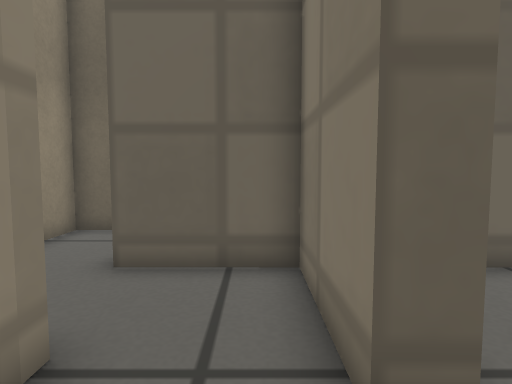
View 1 (above)

19 first-person views from a walk through a robot-simulator world made for Gazebo. The camera is 0.35 m above the floor, tilts 4° down and sees 80° across. The floor is counted in squares, 0.2 m on a side. Each view is taken from the middle of a square. On the plan, view 1 faces up. The plan holds only what a view shows up to about 16 squares ahead; the rest is blank. Simple patterns stand in for the simulator's built-in surfaces.

View 2
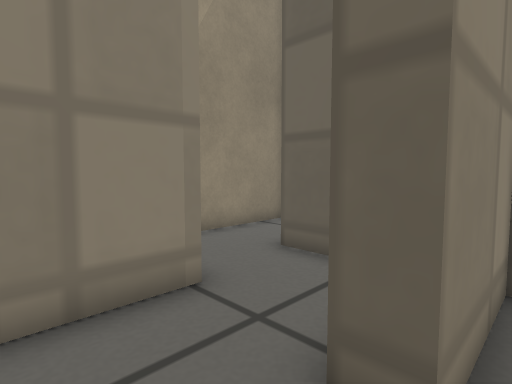

View 3
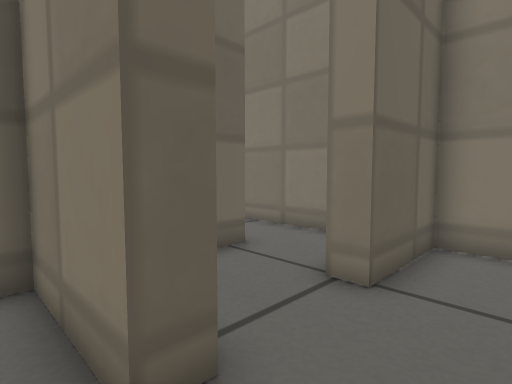

View 4
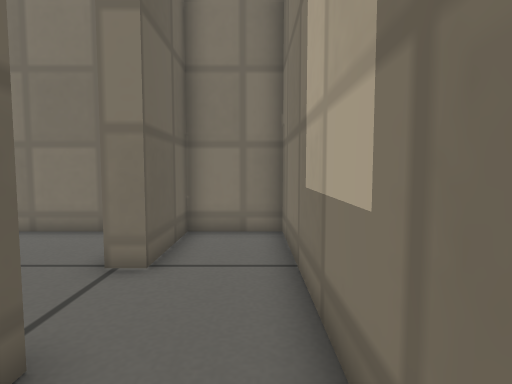

View 5
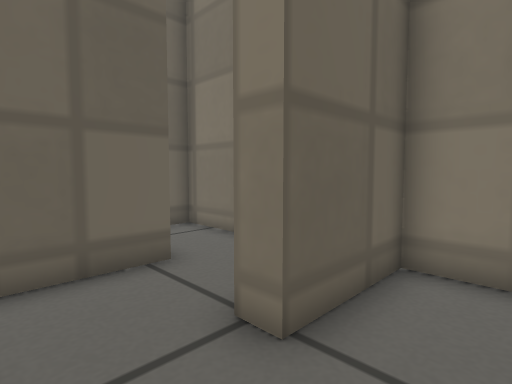

View 6
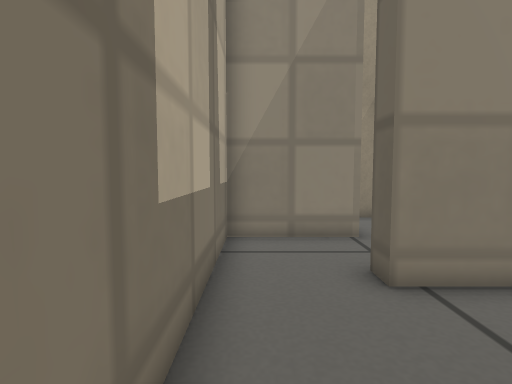

View 7
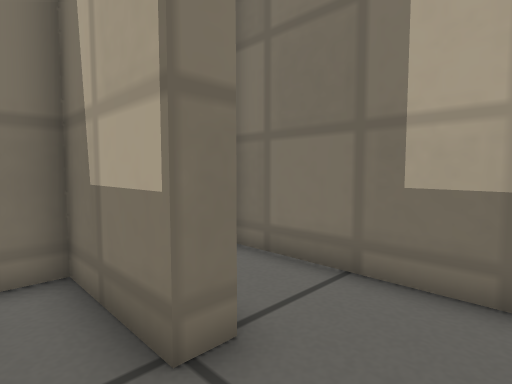

View 8
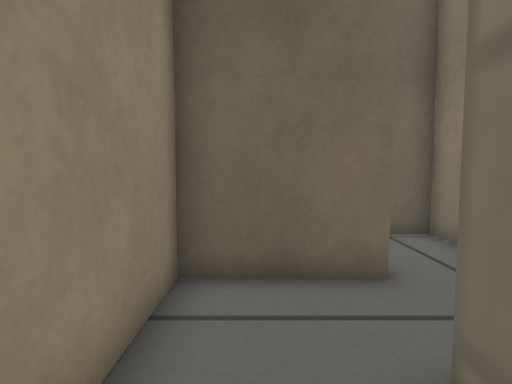

View 9
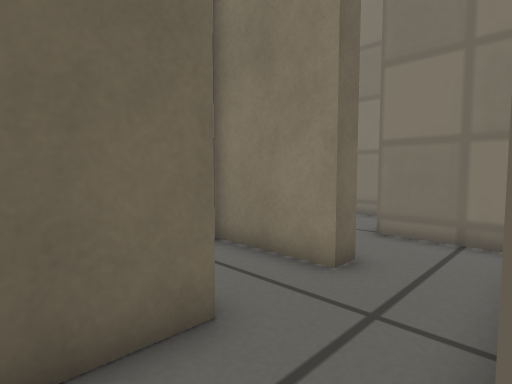

View 10
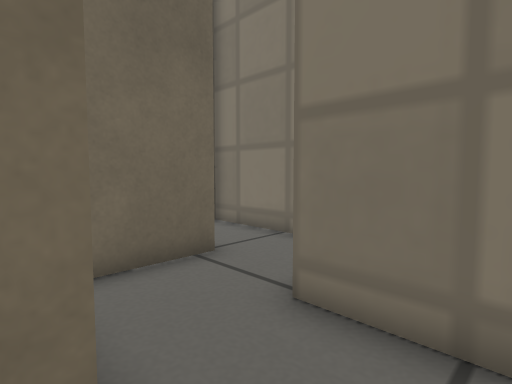

View 11
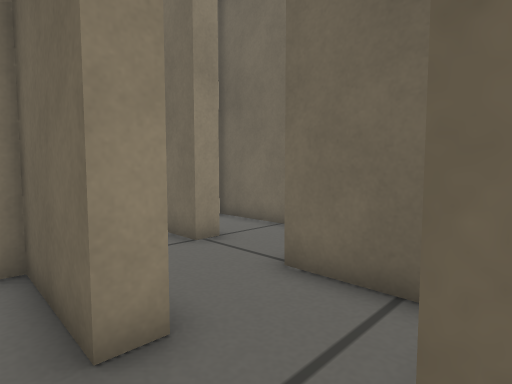

View 12
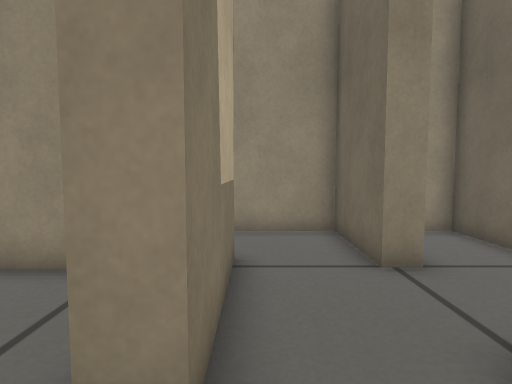

View 13
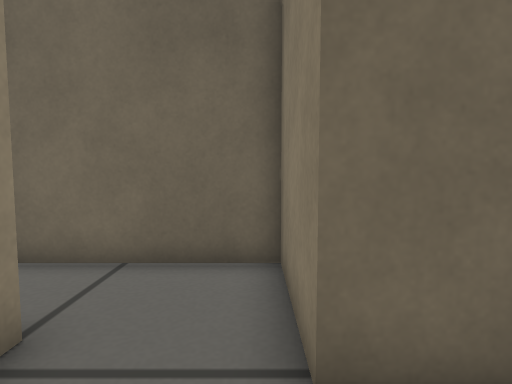

View 14
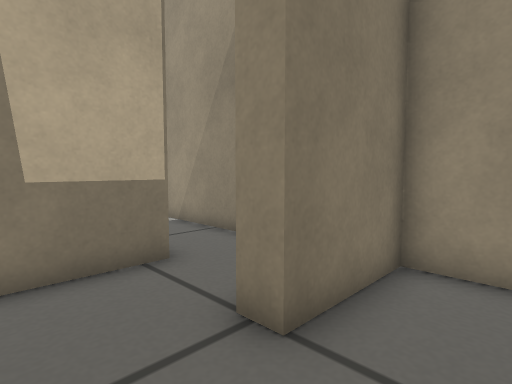

View 15
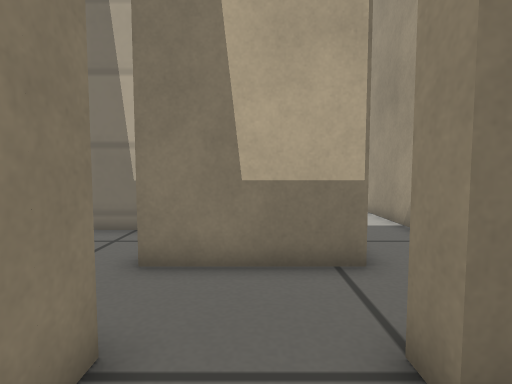

View 16
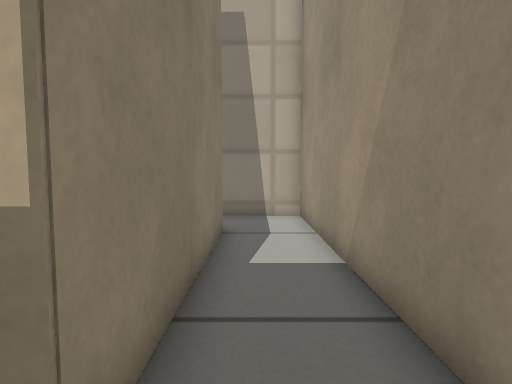

View 17
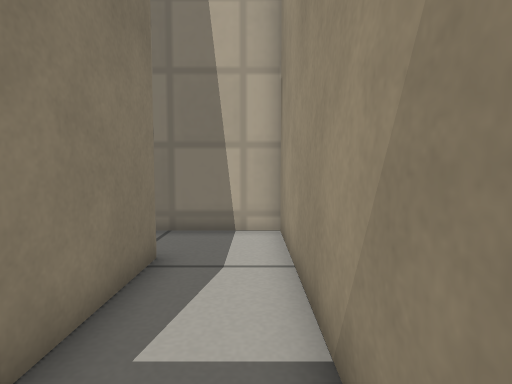

View 18
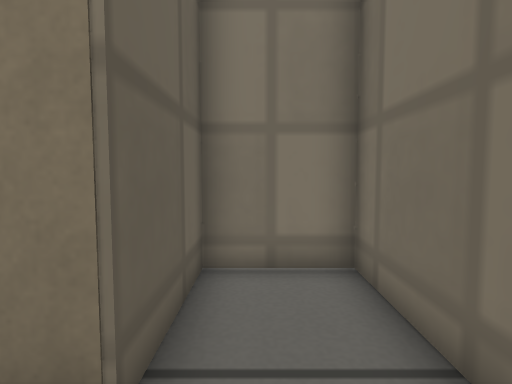

View 19
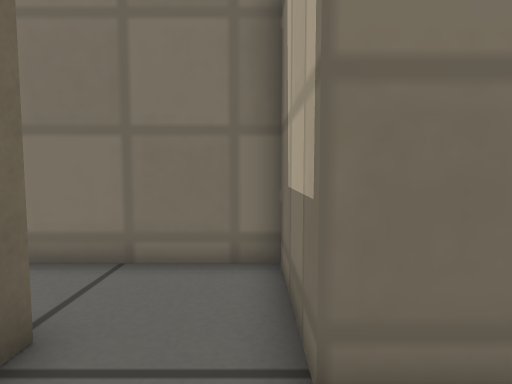

### Floor plan
Ten units are one square. View 1 is at (0, 0); x grows to the right and y downward. Boxes are objects, and circles mark ways between rooms. Rooms are numbered by the first view taken in them; rooms with no view inside come last. Other rooms are left out.
<svg viewBox="-92 -161 173 174">
<path fill="none" stroke="#000" d="M15 -20 8 -20 8 -35M-19 -27 -19 8 16 8M16 8 76 8 76 -20 42 -20 42 -27M15 -35 15 -20M50 -54 15 -54 15 -35M42 -27 54 -27M-14 -54 -26 -54 -26 -62M-53 -66 -53 -37M16 -88 8 -88M-6 -61 8 -61M-19 -96 -19 -88M8 -88 8 -123 -14 -123M-60 -96 -19 -96M-14 -123 -26 -123M-26 -123 -26 -156 -87 -156 -87 -130 -53 -130 -53 -123M-53 -123 -87 -123 -87 8 -26 8 -26 -20 -60 -20 -60 -96M42 -96 54 -96M51 -123 25 -123M54 -27 76 -27 76 -88 69 -88M-19 -88 -53 -88 -53 -66M42 -68 42 -96M8 -35 8 -54 -14 -54M54 -96 76 -96 76 -116"/>
<circle cx="10" cy="-5" r="3" fill="#2a7"/>
<circle cx="-5" cy="-25" r="3" fill="#2a7"/>
<circle cx="30" cy="-25" r="3" fill="#2a7"/>
<circle cx="50" cy="-45" r="3" fill="#2a7"/>
<circle cx="-35" cy="-60" r="3" fill="#2a7"/>
<circle cx="-20" cy="-45" r="3" fill="#2a7"/>
<circle cx="-5" cy="-90" r="3" fill="#2a7"/>
<circle cx="-20" cy="-75" r="3" fill="#2a7"/>
<circle cx="10" cy="-75" r="3" fill="#2a7"/>
<circle cx="-20" cy="-105" r="3" fill="#2a7"/>
<circle cx="-40" cy="-125" r="3" fill="#2a7"/>
<circle cx="-60" cy="-105" r="3" fill="#2a7"/>
<circle cx="25" cy="-90" r="3" fill="#2a7"/>
<circle cx="45" cy="-105" r="3" fill="#2a7"/>
<text x="0" y="-10">1</text>
<text x="40" y="-10">2</text>
<text x="30" y="-50">3</text>
<text x="-30" y="-50">4</text>
<text x="0" y="-80">5</text>
<text x="-10" y="-110">6</text>
<text x="-40" y="-110">7</text>
<text x="-50" y="-140">8</text>
<text x="-70" y="-50">9</text>
<text x="30" y="-110">10</text>
<text x="60" y="-60">11</text>
<text x="-30" y="-80">12</text>
<text x="20" y="-80">13</text>
<text x="-10" y="-50">14</text>
<text x="60" y="-110">15</text>
</svg>
Room 1 opens to room 2. Room 1 opens to room 14. Room 2 opens to room 3. Room 3 opens to room 11. Room 4 opens to room 12. Room 4 opens to room 14. Room 5 opens to room 6. Room 5 opens to room 12. Room 5 opens to room 13. Room 6 opens to room 7. Room 7 opens to room 8. Room 7 opens to room 9. Room 10 opens to room 13. Room 10 opens to room 15.

Where each view was taken, in squares from view 1:
view 1: 0 up, 0 right, facing up
view 2: 0 up, 2 right, facing up-left
view 3: 0 up, 0 right, facing up-right
view 4: 0 up, 1 left, facing right
view 5: 0 up, 2 right, facing up-right
view 6: 0 up, 6 right, facing left
view 7: 4 up, 2 right, facing down-right
view 8: 4 up, 4 left, facing up
view 9: 6 up, 4 left, facing up-right
view 10: 7 up, 1 right, facing up-right
view 11: 8 up, 1 right, facing up-left
view 12: 10 up, 0 right, facing left
view 13: 10 up, 3 left, facing up
view 14: 15 up, 3 left, facing down-left
view 15: 15 up, 4 left, facing down
view 16: 11 up, 7 left, facing down
view 17: 8 up, 8 left, facing down
view 18: 1 up, 8 left, facing right
view 19: 10 up, 2 right, facing right
